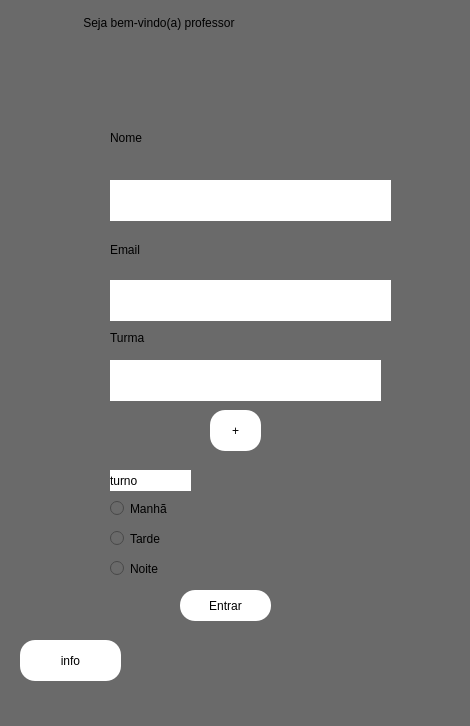
<?xml version="1.0" encoding="UTF-8"?>
<ui version="4.0">
 <class>MainWindow</class>
 <widget class="QMainWindow" name="MainWindow">
  <property name="geometry">
   <rect>
    <x>0</x>
    <y>0</y>
    <width>470</width>
    <height>726</height>
   </rect>
  </property>
  <property name="windowTitle">
   <string>MainWindow</string>
  </property>
  <property name="styleSheet">
   <string notr="true">background-color: rgb(106, 106, 106);</string>
  </property>
  <widget class="QWidget" name="centralwidget">
   <widget class="QPushButton" name="pushButton">
    <property name="geometry">
     <rect>
      <x>20</x>
      <y>640</y>
      <width>101</width>
      <height>41</height>
     </rect>
    </property>
    <property name="styleSheet">
     <string notr="true">background-color: rgb(255, 255, 255);
font: 12pt &quot;MS Shell Dlg 2&quot;;

border-radius:15px;
border style:outse;
border-width:2px;</string>
    </property>
    <property name="text">
     <string>info</string>
    </property>
   </widget>
   <widget class="QPushButton" name="pushButton_2">
    <property name="geometry">
     <rect>
      <x>180</x>
      <y>590</y>
      <width>91</width>
      <height>31</height>
     </rect>
    </property>
    <property name="styleSheet">
     <string notr="true">background-color: rgb(255, 255, 255);
font: 12pt &quot;MS Shell Dlg 2&quot;;

border-radius:15px;
border style:outse;
border-width:2px;</string>
    </property>
    <property name="text">
     <string>Entrar</string>
    </property>
   </widget>
   <widget class="QWidget" name="verticalWidget" native="true">
    <property name="geometry">
     <rect>
      <x>110</x>
      <y>180</y>
      <width>281</width>
      <height>41</height>
     </rect>
    </property>
    <property name="styleSheet">
     <string notr="true">background-color: rgb(255, 255, 255);</string>
    </property>
    <layout class="QVBoxLayout" name="verticalLayout"/>
   </widget>
   <widget class="QWidget" name="verticalWidget_2" native="true">
    <property name="geometry">
     <rect>
      <x>110</x>
      <y>280</y>
      <width>281</width>
      <height>41</height>
     </rect>
    </property>
    <property name="styleSheet">
     <string notr="true">background-color: rgb(255, 255, 255);</string>
    </property>
    <layout class="QVBoxLayout" name="verticalLayout_2"/>
   </widget>
   <widget class="QWidget" name="verticalWidget_5" native="true">
    <property name="geometry">
     <rect>
      <x>110</x>
      <y>360</y>
      <width>271</width>
      <height>41</height>
     </rect>
    </property>
    <property name="styleSheet">
     <string notr="true">background-color: rgb(255, 255, 255);</string>
    </property>
    <layout class="QVBoxLayout" name="verticalLayout_5"/>
   </widget>
   <widget class="QPushButton" name="pushButton_3">
    <property name="geometry">
     <rect>
      <x>210</x>
      <y>410</y>
      <width>51</width>
      <height>41</height>
     </rect>
    </property>
    <property name="styleSheet">
     <string notr="true">font: 14pt &quot;MS Shell Dlg 2&quot;;
background-color: rgb(255, 255, 255);
font: 12pt &quot;MS Shell Dlg 2&quot;;
border-radius:15px;
border style:outse;
border-width:2px;</string>
    </property>
    <property name="text">
     <string>+</string>
    </property>
   </widget>
   <widget class="QLabel" name="label_4">
    <property name="geometry">
     <rect>
      <x>110</x>
      <y>470</y>
      <width>81</width>
      <height>21</height>
     </rect>
    </property>
    <property name="styleSheet">
     <string notr="true">background-color: rgb(255, 255, 255);
font: 12pt &quot;MS Shell Dlg 2&quot;;

border-radius:15px;
border style:outse;
border-width:2px;</string>
    </property>
    <property name="text">
     <string>turno</string>
    </property>
   </widget>
   <widget class="QRadioButton" name="radioButton">
    <property name="geometry">
     <rect>
      <x>110</x>
      <y>500</y>
      <width>151</width>
      <height>17</height>
     </rect>
    </property>
    <property name="styleSheet">
     <string notr="true">font: 12pt &quot;MS Shell Dlg 2&quot;;</string>
    </property>
    <property name="text">
     <string>Manhã</string>
    </property>
   </widget>
   <widget class="QRadioButton" name="radioButton_2">
    <property name="geometry">
     <rect>
      <x>110</x>
      <y>530</y>
      <width>111</width>
      <height>17</height>
     </rect>
    </property>
    <property name="styleSheet">
     <string notr="true">font: 12pt &quot;MS Shell Dlg 2&quot;;</string>
    </property>
    <property name="text">
     <string>Tarde</string>
    </property>
   </widget>
   <widget class="QRadioButton" name="radioButton_3">
    <property name="geometry">
     <rect>
      <x>110</x>
      <y>560</y>
      <width>111</width>
      <height>17</height>
     </rect>
    </property>
    <property name="styleSheet">
     <string notr="true">font: 12pt &quot;MS Shell Dlg 2&quot;;</string>
    </property>
    <property name="text">
     <string>Noite</string>
    </property>
   </widget>
   <widget class="QLabel" name="label">
    <property name="geometry">
     <rect>
      <x>110</x>
      <y>130</y>
      <width>91</width>
      <height>16</height>
     </rect>
    </property>
    <property name="styleSheet">
     <string notr="true">font: 12pt &quot;MS Shell Dlg 2&quot;;</string>
    </property>
    <property name="text">
     <string>Nome</string>
    </property>
   </widget>
   <widget class="QLabel" name="label_2">
    <property name="geometry">
     <rect>
      <x>110</x>
      <y>240</y>
      <width>91</width>
      <height>20</height>
     </rect>
    </property>
    <property name="styleSheet">
     <string notr="true">font: 12pt &quot;MS Shell Dlg 2&quot;;</string>
    </property>
    <property name="text">
     <string>Email</string>
    </property>
   </widget>
   <widget class="QLabel" name="label_3">
    <property name="geometry">
     <rect>
      <x>110</x>
      <y>330</y>
      <width>81</width>
      <height>16</height>
     </rect>
    </property>
    <property name="styleSheet">
     <string notr="true">font: 12pt &quot;MS Shell Dlg 2&quot;;</string>
    </property>
    <property name="text">
     <string>Turma</string>
    </property>
   </widget>
   <widget class="QLabel" name="label_5">
    <property name="geometry">
     <rect>
      <x>60</x>
      <y>13</y>
      <width>281</width>
      <height>20</height>
     </rect>
    </property>
    <property name="styleSheet">
     <string notr="true">font: 12pt &quot;MS Shell Dlg 2&quot;;</string>
    </property>
    <property name="text">
     <string>       Seja bem-vindo(a) professor</string>
    </property>
   </widget>
  </widget>
  <widget class="QMenuBar" name="menubar">
   <property name="geometry">
    <rect>
     <x>0</x>
     <y>0</y>
     <width>470</width>
     <height>21</height>
    </rect>
   </property>
  </widget>
  <widget class="QStatusBar" name="statusbar"/>
 </widget>
 <resources/>
 <connections/>
</ui>
